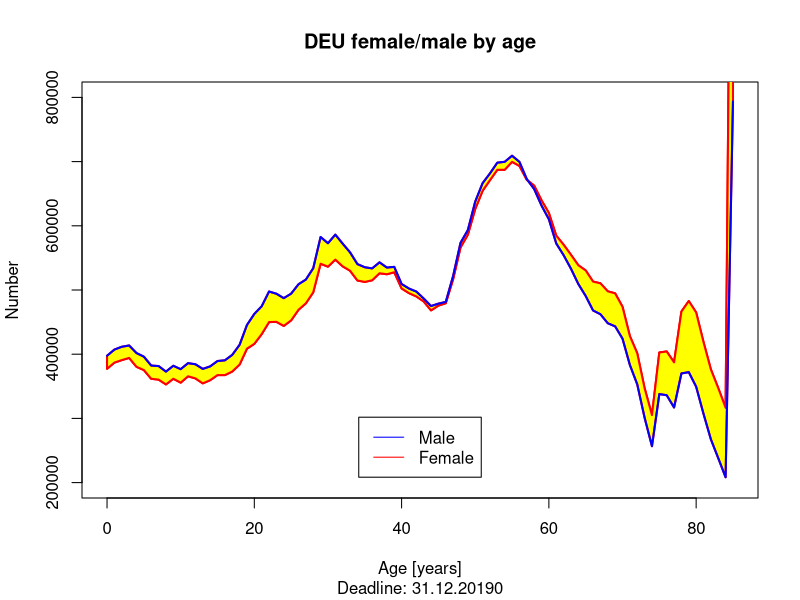

Recreate this plot in R.
#!usr/bin/env Rscript

require(graphics)

#
# Diagram with population of male and female of Germany
#
options(scipen=10)

png("DEPopulationAge.png",width=1920,height=1080)

data <- read.table(file("../data/DEPopulationAge.csv"), sep=";", header=TRUE)

plot( data$age
    , data$female
    , type="l"
    , col="red"
    , ylim=c(200000,800000),
    , xlab="Age [years]"
    , ylab="Number"
    , main="DEU female/male by age"
    , sub="Deadline: 31.12.20190" 
    , lwd=2
    )

polygon(c(data$age,rev(data$age)),c(data$female,rev(data$male)),col="yellow",border="red",lwd=2)

lines(data$age,data$male,type="l",col="blue",lwd=2)

legend("bottom", inset=0.05, legend=c("Male","Female"),col=c("blue","red"),lty=1)
